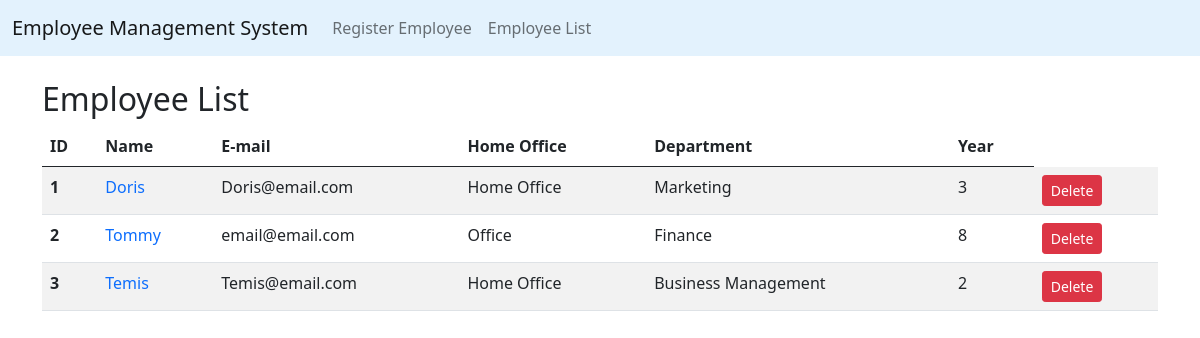
The page /employees on the database its author committed.
### app.py (models this page shows, shortened)
class Employee(db.Model):
    id = db.Column(db.Integer, primary_key=True)
    name = db.Column(db.String(100), nullable=False)
    mail = db.Column(db.String(100), nullable=False)
    is_remote = db.Column(db.Boolean)
    department = db.Column(db.String(100))
    year = db.Column(db.Integer, default=0)
    created_at = db.Column(db.DateTime, nullable=False, default=datetime.utcnow)
    updated_at = db.Column(db.DateTime, nullable=False, default=datetime.utcnow, onupdate=datetime.utcnow)

### app.py (the view)
@app.route("/employees")
def employee_list():
    employees = Employee.query.all()
    return render_template("employee_list.html", employees=employees)

### templates/employee_list.html (shortened to what this page needs)
{% extends "base.html" %}
{% block body %}
<div class="container mt-4">
    <h2>Employee List</h2>
    <table class="table table-striped">
        <thead>
            <tr>
                <th scope="col">ID</th>
                <th scope="col">Name</th>
                <th scope="col">E-mail</th>
                <th scope="col">Home Office</th>
                <th scope="col">Department</th>
                <th scope="col">Year</th>
            </tr>
        </thead>
        {% for employee in employees %}
        <tr>
            <th scope="row">{{ employee.id }}</th>
            <td>
                <a class="text-decoration-none" href="{{url_for('employee_detail', id=employee.id)}}">
                    {{ employee.name }}</td>
            <td>{{ employee.mail }}</td>
            {% if employee.is_remote %}
                <td>Home Office</td>
            {% else %}
                <td>Office</td>
            {% endif %}
            <td>{{ employee.department}}</td>
            <td>{{ employee.year}}</td>
            <td>
                <form action="{{ url_for('employee_delete', id=employee.id)}}" method="POST">
                    <input class="btn btn-danger btn-sm" type="submit" value="Delete">
                </form>
            </td>
        </tr>
        {% endfor %}
    </table>
</div>
{% endblock %}

### templates/base.html (shortened to what this page needs)
<!DOCTYPE html>
<html lang="en">
<head>
    <link href="https://cdn.jsdelivr.net/npm/bootstrap@5.0.2/dist/css/bootstrap.min.css" rel="stylesheet">
</head>
<body>
    <nav class="navbar navbar-expand-lg navbar-light" style="background-color: #e3f2fd;">
        <div class="container-fluid">
          <a class="navbar-brand" href="{{ url_for('employee_list')}}">Employee Management System</a>
          <div class="collapse navbar-collapse" id="navbarNavAltMarkup">
            <div class="navbar-nav">
              <a class="nav-link" href="{{ url_for('add_employee')}}">Register Employee</a>
              <a class="nav-link" href="{{ url_for('employee_list')}}">Employee List</a>
            </div>
          </div>
        </div>
      </nav>
    {% block body %}{% endblock %}
</body>
</html>

### rows shown on the page
Employee: id "1", name "Doris", mail "Doris@email.com", is_remote "Home Office", department "Marketing", year "3"
Employee: id "2", name "Tommy", mail "email@email.com", is_remote "Office", department "Finance", year "8"
Employee: id "3", name "Temis", mail "Temis@email.com", is_remote "Home Office", department "Business Management", year "2"
